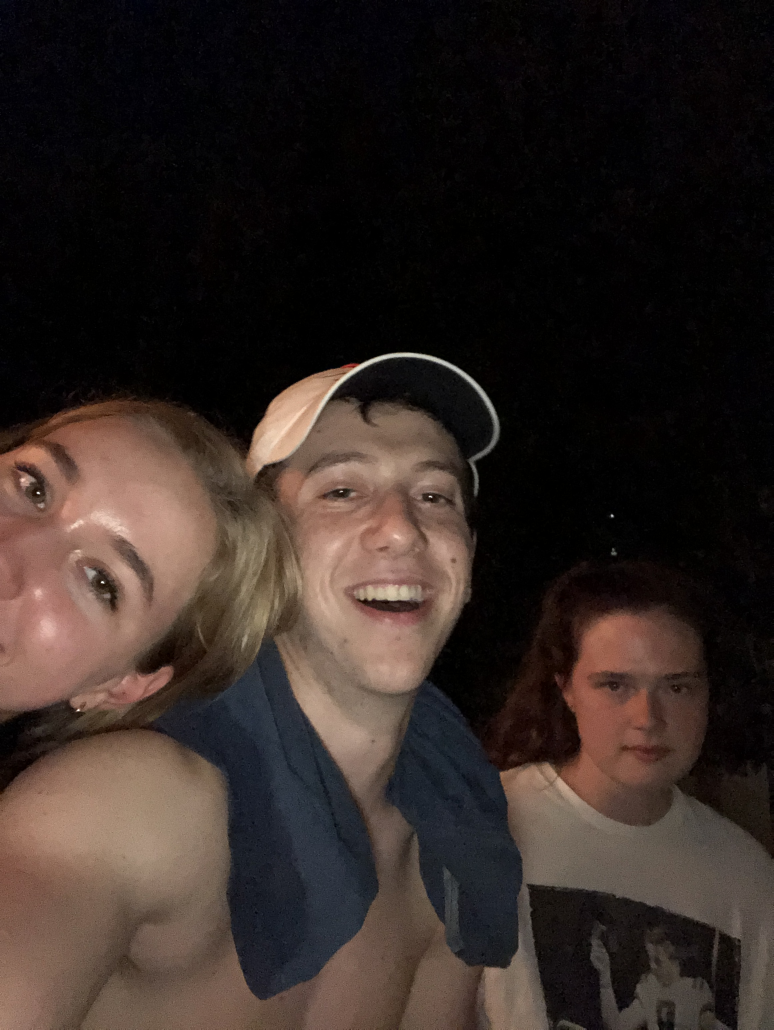
#> input picture uglies-only/uploads/61B8924C-9068-4D03-B870-744A66B428F0.jpeg, 2320 x 3088 px (shown at 1/3 size)
$ python 'upload-image copy.py'
#> lines starting #> are read from the running program, lines starting #| are printed output that depends on the picture
import cv2

img_path = cv2.imread(str(input("Enter a photo path: ")))
#> the answer given: ../uploads/61B8924C-9068-4D03-B870-744A66B428F0.jpeg
#> img_path is the input picture: shape (3088, 2320, 3); mean B, G, R 36.8, 41.2, 51.9


path = "haarcascade_frontalface_default.xml"
face_cascade = cv2.CascadeClassifier(path)

gray = cv2.cvtColor(img_path,cv2.COLOR_BGR2GRAY)
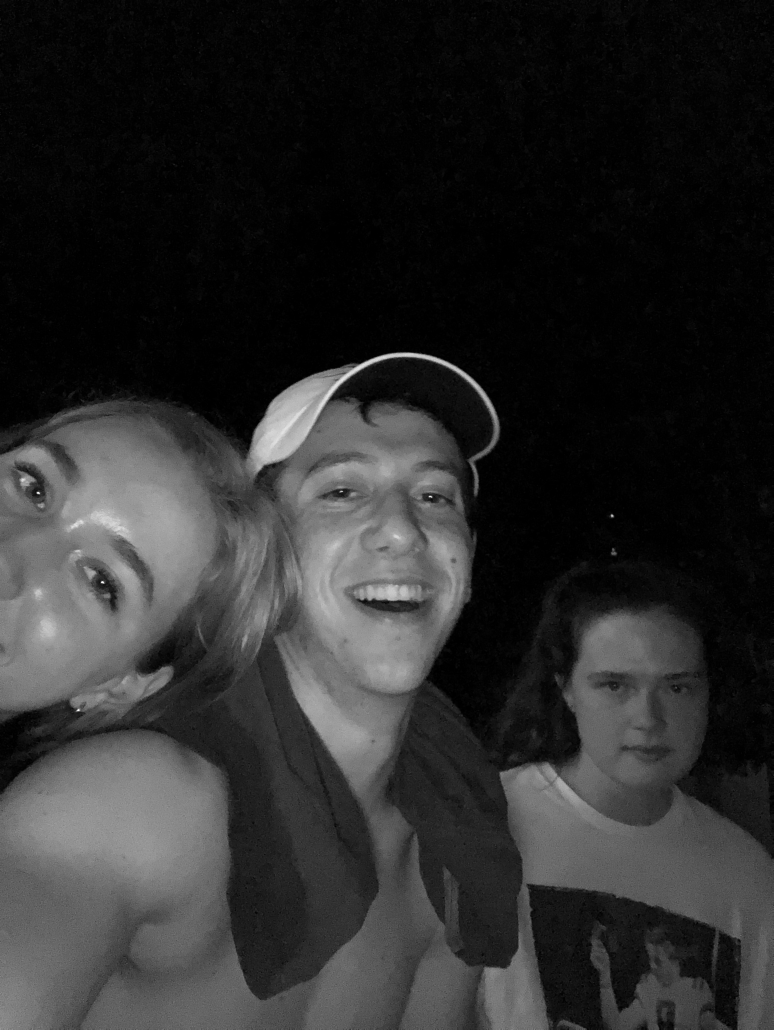
#> gray: shape (3088, 2320) (shown at 1/3 size); min 0, max 255, mean 43.9
faces = face_cascade.detectMultiScale(gray,scaleFactor=1.10,minNeighbors=5,minSize=(40,40))
#> faces = [[1688, 1868, 493, 493], [787, 1242, 746, 746]]
for (x, y, w, h) in faces:
    cv2.rectangle(img_path,(x,y),(x+w,y+h),(0,255,0),2)
    cv2.putText(img_path,"This is a face",(x+50,y+50),cv2.FONT_HERSHEY_PLAIN,1,(0,0,255),2)
#> this loop made 2 passes


#gray = cv2.resize(gray, (0,0), fx=0.5, fy=0.5)

cv2.imshow("faces", img_path)

cv2.waitKey(0)
cv2.destroyAllWindows()
